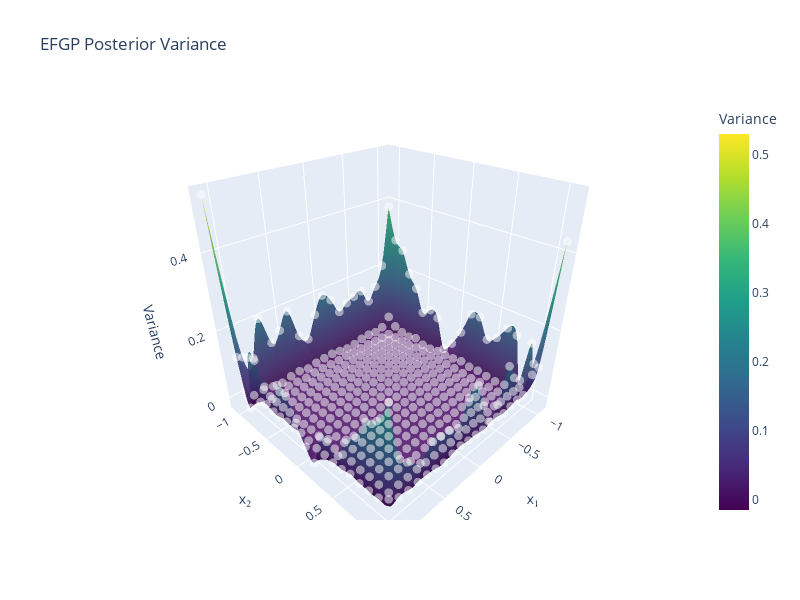

Notebook code cell kept with this figure:
### Code cell
# Use x_new directly for visualization
x_grid = x_new

# Compute posterior mean and variance on the grid
mean_grid, var_grid = model.predict(x_grid, return_variance=True, variance_method="stochastic", hutchinson_probes=100)

# Extract x and y coordinates for plotting
x_coords = x_grid[:, 0].numpy()
y_coords = x_grid[:, 1].numpy()

# Create a grid for interpolation
n_grid = 100  # Number of points in each dimension
xi = np.linspace(min(x_coords), max(x_coords), n_grid)
yi = np.linspace(min(y_coords), max(y_coords), n_grid)
xi_grid, yi_grid = np.meshgrid(xi, yi)

# Interpolate the variance values onto the regular grid
zi_grid = griddata((x_coords, y_coords), var_grid.numpy(), (xi_grid, yi_grid), method='cubic')

# Create a filled contour plot of the variance
plt.figure(figsize=(10, 8))
contour = plt.contourf(xi_grid, yi_grid, zi_grid, levels=50, cmap='viridis', alpha=0.8)
plt.colorbar(contour, label='Posterior Variance')

# Optionally overlay the original points
plt.scatter(x_coords, y_coords, c='white', s=10, alpha=0.3, edgecolors='k', linewidths=0.2)

plt.xlabel('x₁', fontsize=14)
plt.ylabel('x₂', fontsize=14)
plt.title('EFGP Posterior Variance', fontsize=16)
plt.grid(True, linestyle='--', alpha=0.3)
plt.tight_layout()
plt.show()

# Alternative: Create an interactive 3D surface plot with Plotly
import plotly.graph_objects as go
import numpy as np

# Create a 3D surface plot
fig = go.Figure(data=[
    go.Surface(
        x=xi_grid,
        y=yi_grid,
        z=zi_grid,
        colorscale='Viridis',
        opacity=0.9,
        colorbar=dict(title='Variance')
    )
])

# Optionally add the original points as scatter
fig.add_trace(go.Scatter3d(
    x=x_coords,
    y=y_coords,
    z=var_grid.numpy(),
    mode='markers',
    marker=dict(
        size=3,
        color='white',
        opacity=0.5
    ),
    showlegend=False
))

fig.update_layout(
    title='EFGP Posterior Variance',
    scene=dict(
        xaxis_title='x₁',
        yaxis_title='x₂',
        zaxis_title='Variance',
        camera=dict(eye=dict(x=1.25, y=1.25, z=1))
    ),
    width=800,
    height=600
)

fig.show()

### Figure 1 — Plotly figure (JSON) as saved in the notebook; plotly's stock layout.template omitted (floating-point values rounded to 4 significant figures; data arrays with more than 128 entries replaced by an {"elided": "..."} marker saying what was removed)
{"data": [{"colorbar": {"title": {"text": "Variance"}}, "colorscale": [[0, "#440154"], [0.1111, "#482878"], [0.2222, "#3e4989"], [0.3333, "#31688e"], [0.4444, "#26828e"], [0.5556, "#1f9e89"], [0.6667, "#35b779"], [0.7778, "#6ece58"], [0.8889, "#b5de2b"], [1, "#fde725"]], "opacity": 0.9, "type": "surface", "x": {"elided": "100x100 float values"}, "y": {"elided": "100x100 float values"}, "z": {"elided": "100x100 float values"}}, {"marker": {"color": "white", "opacity": 0.5, "size": 3}, "mode": "markers", "showlegend": false, "type": "scatter3d", "x": {"elided": "400 float values"}, "y": {"elided": "400 float values"}, "z": {"elided": "400 float values"}}], "layout": {"height": 600, "scene": {"camera": {"eye": {"x": 1.25, "y": 1.25, "z": 1}}, "xaxis": {"title": {"text": "x₁"}}, "yaxis": {"title": {"text": "x₂"}}, "zaxis": {"title": {"text": "Variance"}}}, "title": {"text": "EFGP Posterior Variance"}, "width": 800}}
